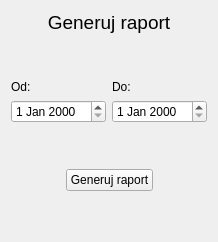
     <widget class="QWidget" name="tab_Raporty">
      <attribute name="title">
       <string>Raporty</string>
      </attribute>
      <layout class="QVBoxLayout" name="verticalLayout_16">
       <item>
        <widget class="QLabel" name="label_43">
         <property name="font">
          <font>
           <pointsize>14</pointsize>
          </font>
         </property>
         <property name="text">
          <string>Generuj raport</string>
         </property>
         <property name="alignment">
          <set>Qt::AlignCenter</set>
         </property>
        </widget>
       </item>
       <item>
        <spacer name="verticalSpacer_7">
         <property name="orientation">
          <enum>Qt::Vertical</enum>
         </property>
         <property name="sizeHint" stdset="0">
          <size>
           <width>20</width>
           <height>40</height>
          </size>
         </property>
        </spacer>
       </item>
       <item>
        <layout class="QHBoxLayout" name="horizontalLayout_29">
         <item>
          <layout class="QVBoxLayout" name="verticalLayout_17">
           <item>
            <widget class="QLabel" name="label_44">
             <property name="text">
              <string>Od:</string>
             </property>
            </widget>
           </item>
           <item>
            <widget class="QDateEdit" name="dateEdit_3"/>
           </item>
          </layout>
         </item>
         <item>
          <layout class="QVBoxLayout" name="verticalLayout_18">
           <item>
            <widget class="QLabel" name="label_45">
             <property name="text">
              <string>Do:</string>
             </property>
            </widget>
           </item>
           <item>
            <widget class="QDateEdit" name="dateEdit_4"/>
           </item>
          </layout>
         </item>
        </layout>
       </item>
       <item>
        <spacer name="verticalSpacer_6">
         <property name="orientation">
          <enum>Qt::Vertical</enum>
         </property>
         <property name="sizeHint" stdset="0">
          <size>
           <width>20</width>
           <height>40</height>
          </size>
         </property>
        </spacer>
       </item>
       <item>
        <layout class="QHBoxLayout" name="horizontalLayout_30">
         <item>
          <spacer name="horizontalSpacer_25">
           <property name="orientation">
            <enum>Qt::Horizontal</enum>
           </property>
           <property name="sizeHint" stdset="0">
            <size>
             <width>40</width>
             <height>20</height>
            </size>
           </property>
          </spacer>
         </item>
         <item>
          <widget class="QPushButton" name="pushButton_17">
           <property name="text">
            <string>Generuj raport</string>
           </property>
          </widget>
         </item>
         <item>
          <spacer name="horizontalSpacer_24">
           <property name="orientation">
            <enum>Qt::Horizontal</enum>
           </property>
           <property name="sizeHint" stdset="0">
            <size>
             <width>40</width>
             <height>20</height>
            </size>
           </property>
          </spacer>
         </item>
        </layout>
       </item>
       <item>
        <spacer name="verticalSpacer_8">
         <property name="orientation">
          <enum>Qt::Vertical</enum>
         </property>
         <property name="sizeHint" stdset="0">
          <size>
           <width>20</width>
           <height>40</height>
          </size>
         </property>
        </spacer>
       </item>
      </layout>
     </widget>
